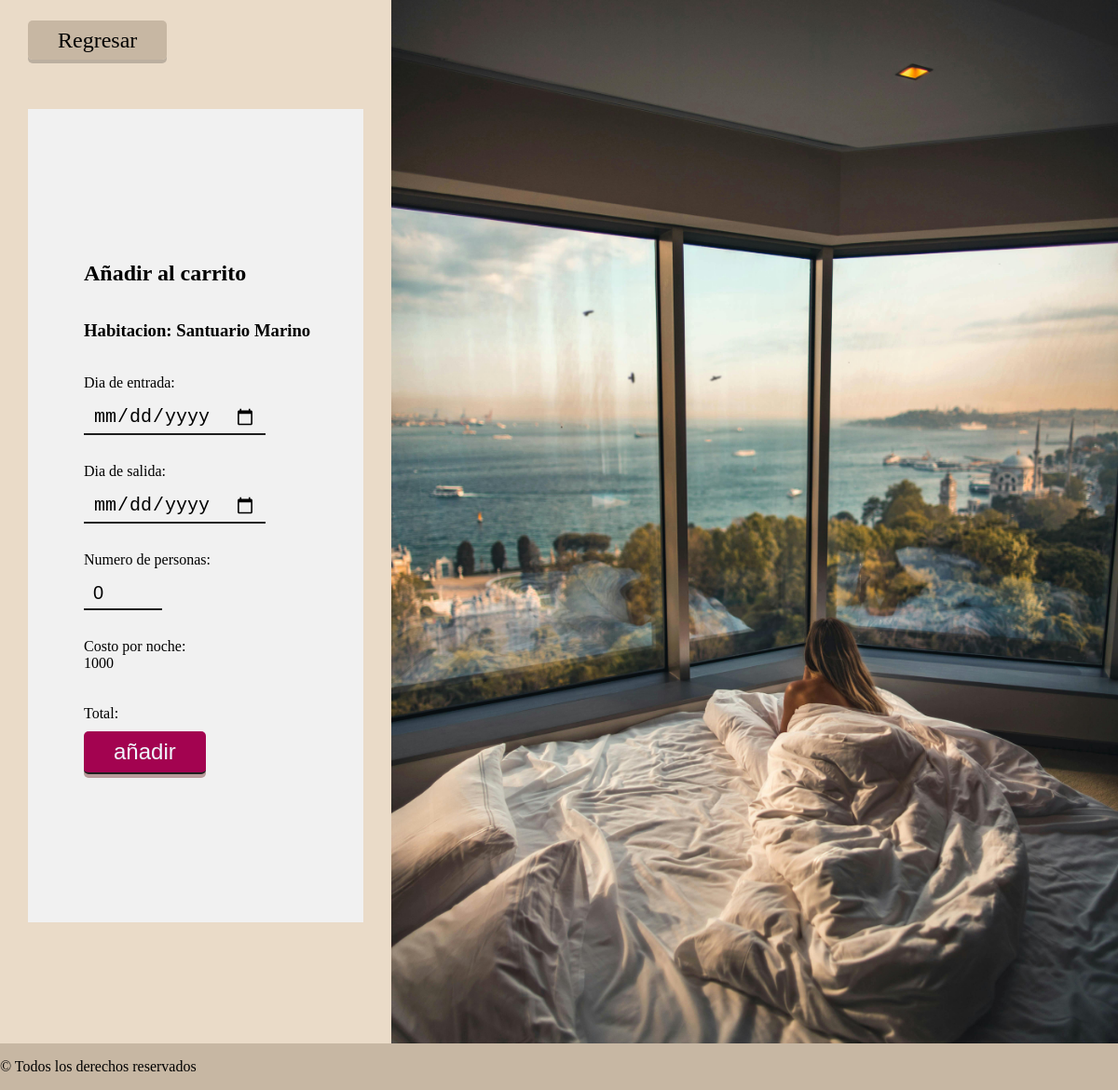
The app's page /src/cliente/view/carrito.php?id=3 (signed in) with its own data.
### tables this page shows
CREATE TABLE `habitaciones` (
  `idhabitacion` int(11) NOT NULL,
  `nombre` varchar(45) DEFAULT NULL,
  `categoria` enum('Estandar','Deluxe','Suite') DEFAULT NULL,
  `disponibles` int(1) DEFAULT NULL,
  `numHabitaciones` int(11) NOT NULL,
  `descripcion` varchar(250) DEFAULT NULL,
  `costoPorNoche` int(11) NOT NULL,
  `capacidadDePersonas` int(11) DEFAULT NULL,
  `urlImagen` varchar(500) DEFAULT NULL
);

### src/servidor/reservacion.php (the view, shortened to what this page needs)
<?php
    function reservar($id, $entrada, $salida, $personas){
        $conexionSql = new Conexiondb();
        $conexionSql = $conexionSql->getConnection();
        $peticion = "SELECT * FROM habitaciones WHERE idhabitacion = $id";
        $resultado = $conexionSql->query($peticion);
        $html = '';
        while($registro = $resultado->fetch_assoc()){
            $html .= '<input type="hidden" id="idhabitacion" value="'.$registro['idhabitacion'].'">';
            $html .= '<h3><label>Habitacion: '.$registro['nombre'].'</label></h3> <br><br>';
            $html .= '<label>Dia de entrada: </label>';
            $html .= '<input type="date" id="entrada" value='.$entrada.'>';
            $html .= '<label>Dia de salida: </label>';
            $html .= '<input type="date" id="salida" value='.$salida.'>';
            $html .= '<label>Numero de personas:</label>';
            $html .= '<input type="number" min="1" max="10" maxlength="3" id="numPersonas" value='.$personas.'>';
            $html .= '<label>Costo por noche: <div id="costoPorNoche">'.$registro['costoPorNoche'].'</div></label><br>';
            $html .= '<input type="hidden" id="capacidad" value="'.$registro['capacidadDePersonas'].'"><br>';
            $html .= '<label>Total: <div id="total"></div></label>';
        }
        echo $html;
        return $html;
    }
    function obtenerImagen($id){
        $conexionSql = new Conexiondb();
        $conexionSql = $conexionSql->getConnection();
        $peticion = "SELECT urlImagen FROM habitaciones WHERE idhabitacion = $id";
        $resultado = $conexionSql->query($peticion);
        if ($resultado && $fila = $resultado->fetch_assoc()) {
            $urlImagen = $fila['urlImagen'];
            $imagenHtml = '<img src="../recursos/img/habitaciones/' . $urlImagen . '" alt="imagen de fondo" id="idImagenFondo">';
            echo $imagenHtml;
            return $urlImagen;
        } else {
            echo "No se encontró la imagen.";
            return null;
        }
    }
?>

### src/cliente/css/anadirCarro.css (style rules this page uses)
html { box-sizing: border-box; }
*, *::before, *::after { box-sizing: inherit; }
body { background-color: #EADBC8; font-family: Georgia; margin: 0; }
aside img { width: 100%; height: 100%; object-fit: cover; object-position: center; }
h3 { margin: 0; }
form input, form select { margin: 10px auto 30px 0; appearance: none; margin-right: auto; border: none; background: transparent; border-bottom: 2px solid #1E1E1E; font-size: 1.25rem; transition: border-color 0.3s; padding: 5px 10px; outline: none; }

### records on screen
habitaciones: urlImagen (picture), nombre "Santuario Marino", costoPorNoche "1000"
